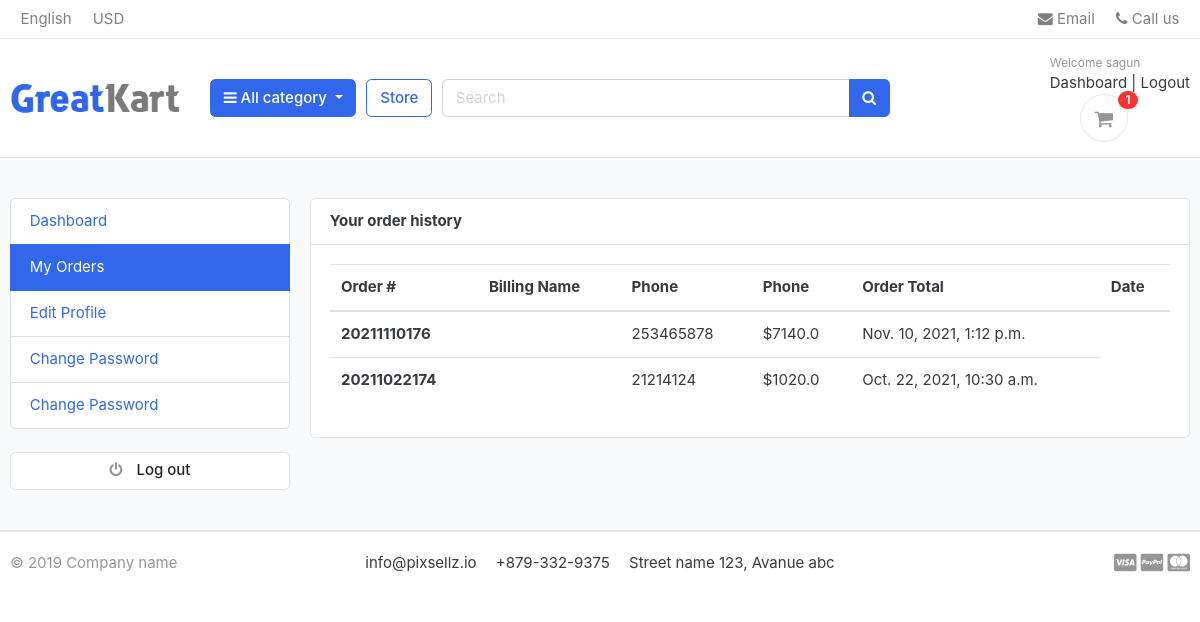
The page /accounts/my_orders/ (signed in) on the database its author committed.
### accounts/models.py (models this page shows, shortened)
class Account(AbstractBaseUser):
    first_name = models.CharField(max_length=50)
    last_name  = models.CharField(max_length=50)
    username   = models.CharField(max_length=50, unique=True)
    email      = models.EmailField(max_length=100, unique=True)
    phone_number = models.CharField(max_length=50)
    date_joined  = models.DateTimeField(auto_now_add=True)
    last_login   = models.DateTimeField(auto_now_add=True)
    is_admin     = models.BooleanField(default=False)
    is_staff     = models.BooleanField(default=False)
    is_active    = models.BooleanField(default=False) #change when mail verification is added
    is_superadmin  = models.BooleanField(default=False)
    USERNAME_FIELD = 'email'
    REQUIRED_FIELDS = ['username','first_name','last_name']
    objects = MyAccountManager()

### orders/models.py (models this page shows, shortened)
class Order(models.Model):
    STATUS = (
        ('New', 'New'),
        ('Accepted', 'Accepted'),
        ('Completed', 'Completed'),
        ('Cancelled', 'Cancelled'),
    )
    user = models.ForeignKey(Account, on_delete=models.SET_NULL, null=True)
    payment = models.ForeignKey(Payment, on_delete=models.SET_NULL, blank=True, null=True)
    order_number = models.CharField(max_length=20)
    first_name = models.CharField(max_length=50)
    last_name = models.CharField(max_length=50)
    phone = models.CharField(max_length=15)
    email = models.EmailField(max_length=50)
    address_line_1 = models.CharField(max_length=50)
    address_line_2 = models.CharField(max_length=50, blank=True)
    country = models.CharField(max_length=50)
    state = models.CharField(max_length=50)
    city = models.CharField(max_length=50)
    order_note = models.CharField(max_length=100, blank=True)
    order_total = models.FloatField()
    tax = models.FloatField()
    status = models.CharField(max_length=10, choices=STATUS, default='New')
    ip = models.CharField(blank=True, max_length=20)
    is_ordered = models.BooleanField(default=False)
    created_at = models.DateTimeField(auto_now_add=True)
    updated_at = models.DateTimeField(auto_now=True)

### accounts/views.py (the view)
# urls.py: path('my_orders/', views.my_orders, name='my_orders'),
@login_required(login_url='login')
def my_orders(request):
    orders = Order.objects.filter(user=request.user, is_ordered=True).order_by('-created_at')
    context = {
        'orders': orders,
    }
    return render(request, 'accounts/my_orders.html', context)

### carts/context_processors.py (called while the page is built)
def counter(request):
    cart_count = 0
    if 'admin' in request.path:
        return {}
    else:
        try:
            cart = Cart.objects.filter(cart_id=_cart_id(request))
            if request.user.is_authenticated:
                cart_items = CartItem.objects.all().filter(user=request.user)
            else:
                cart_items = CartItem.objects.all().filter(cart=cart[:1])
            for cart_item in cart_items:
                cart_count += cart_item.quantity
        except  Cart.DoesNotExist:
            cart_count = 0
    return dict(cart_count=cart_count)

### carts/views.py (called while the page is built)
def _cart_id(request):
    cart = request.session.session_key
    if not cart:
        cart = request.session.create()
    return cart

### category/context_processors.py (called while the page is built)
def menu_links(request):
    links = Category.objects.all()
    return dict(links=links)

### category/models.py (called while the page is built)
    def get_url(self):
        return reverse('products_by_category', args=[self.slug])

### templates/accounts/my_orders.html (shortened to what this page needs)
{% extends 'base.html' %}
{% block content %}
<section class="section-conten padding-y bg">
    <div class="container">
        <div class="row">
        {% include 'includes/dashboard_sidebar.html' %}
        <main class="col-md-9">
            <article class="card">
            <header class="card-header">
                <strong class="d-inline-block mr-3">Your order history</strong>
            </header>
            <div class="card-body">
                <div class="row">
                    <div class="col-md-12">
                        <table class="table table-hover">
                            <thead>
                            <tr>
                                <th scope="col">Order #</th>
                                <th scope="col">Billing Name</th>
                                <th scope="col">Phone</th>
                                <th scope="col">Phone</th>
                                <th scope="col">Order Total</th>
                                <th scope="col">Date </th>
                            </tr>
                            </thead>
                        <tbody>
                        {% for order in orders %}
                        <tr>
                            <th scope="row"><a href="{% url 'order_detail' order.order_number %}"> </a> {{order.order_number}}</th>
                            <td>{{order.full_number}}</td>
                            <td>{{order.phone}}</td>
                            <td>${{order.order_total}}</td>
                            <td>{{order.created_at}}</td>
                        </tr>
                        {% endfor %}
                     </tbody>
                    </table>
                </div>
                </div>
            </div>
            </article>
        </main>
    </div>
    </div>
    </section>
{% endblock %}

### templates/includes/navbar.html (shortened to what this page needs)
{% load static %}
<header class="section-header">
    <nav class="navbar p-md-0 navbar-expand-sm navbar-light border-bottom">
    <div class="container">
      <div class="collapse navbar-collapse" id="navbarTop4">
        <ul class="navbar-nav mr-auto">
            <li class="nav-item dropdown">
                 <a href="#" class="nav-link">   English </a>
            </li>
            <li class="nav-item dropdown">
                <a href="#" class="nav-link"> USD </a>
            </li>
        </ul>
        <ul class="navbar-nav">
            <li><a href="#" class="nav-link"> <i class="fa fa-envelope"></i> Email </a></li>
            <li><a href="#" class="nav-link"> <i class="fa fa-phone"></i> Call us </a></li>
        </ul>
      </div>
    </div>
    </nav>
    <section class="header-main border-bottom">
        <div class="container">
    <div class="row align-items-center">
        <div class="col-lg-2 col-md-3 col-6">
            <a href="{% url 'home' %}" class="brand-wrap">
                 <img class="logo" src="{% static './images/logo.png' %}">
            </a>
        </div>
        <div class="col-lg col-sm col-md col-6 flex-grow-0">
            <div class="category-wrap dropdown d-inline-block float-right">
                <button type="button" class="btn btn-primary dropdown-toggle" data-toggle="dropdown">
                    <i class="fa fa-bars"></i> All category
                </button>
            </div>
        </div>
      <a href="{% url 'store' %}" class="btn btn-outline-primary">Store</a>
        <div class="col-lg  col-md-6 col-sm-12 col">
            <form action="{% url 'search' %}" class="search" method='GET'>
                <div class="input-group w-100">
                    <input type="text" class="form-control" style="width:60%;" placeholder="Search" name="keyword">
                    <div class="input-group-append">
                      <button class="btn btn-primary" type="submit">
                        <i class="fa fa-search"></i>
                      </button>
                    </div>
                </div>
            </form>
        </div>
        <div class="col-lg-3 col-sm-6 col-8 order-2 order-lg-3">
                    <div class="d-flex justify-content-end mb-3 mb-lg-0">
                        {% if user.id is None %}
                        <div class="widget-header">#no
                            <small class="title text-muted">Welcome guest!</small>
                            <div>
                                <a href="{% url 'login' %}">Sign in</a> <span class="dark-transp"> | </span>
                                <a href="{% url 'register' %}"> Register</a>
                            </div>
                        </div>
                        {% else %}
                        <div class="widget-header" >
                            <small class="title text-muted">Welcome {{user.first_name}}</small>
                            <div>
                                <a href="{% url 'dashboard' %}">Dashboard</a> <span class="dark-transp"> | </span>
                                <a href="{% url 'logout' %}"> Logout</a>
                            </div>
                        {% endif %}
                        <a href="{% url 'cart' %}" class="widget-header pl-3 ml-3">
                            <div class="icon icon-sm rounded-circle border"><i class="fa fa-shopping-cart"></i></div>
                            <span class="badge badge-pill badge-danger notify">{{cart_count}}</span>
                        </a>
                    </div>
                </div>
    </div>
        </div>
    </section>
</header>

### static/css/ui.css (style rules this page uses)
html { font-family: "Inter", sans-serif; font-size: 15px; }
.icon-xs, .icon-sm, .icon-md, .icon-lg { display: inline-block; text-align: center; flex-shrink: 0; flex-grow: 0; }
.icon-sm { width: 48px; height: 48px; line-height: 48px !important; font-size: 20px; }
.padding-y { padding-top: 40px; padding-bottom: 40px; }
article:after, .form-group:after { display: block; clear: both; content: ""; }
.bg { background-color: #f8f9fa; }
.header-main { position: relative; padding-top: 1rem; padding-bottom: 1rem; }
.brand-wrap .logo, .navbar-brand .logo { margin-right: 7px; max-height: 42px; display: inline-block; }
.widget-header { display: inline-block; vertical-align: middle; position: relative; }
.widget-header a { color: #343a40; }
.widget-header i { color: #969696; }
.widget-header .title { display: block; }
.widget-header .notify { position: absolute; top: -3px; right: -10px; }
.notify { position: absolute; top: -4px; right: -10px; display: inline-block; padding: 0.25em 0.6em; font-size: 12px; line-height: 1; text-align: center; border-radius: 3rem; color: #fff; background-color: #fa3434; }

### rows shown on the page
Account: first_name "sagun"
Order: order_number "20211110176", phone "253465878", order_total "7140.0", created_at "Nov. 10, 2021, 1:12 p.m."
Order: order_number "20211022174", phone "21214124", order_total "1020.0", created_at "Oct. 22, 2021, 10:30 a.m."

### other values the page prints
{{ cart_count }} "1"
